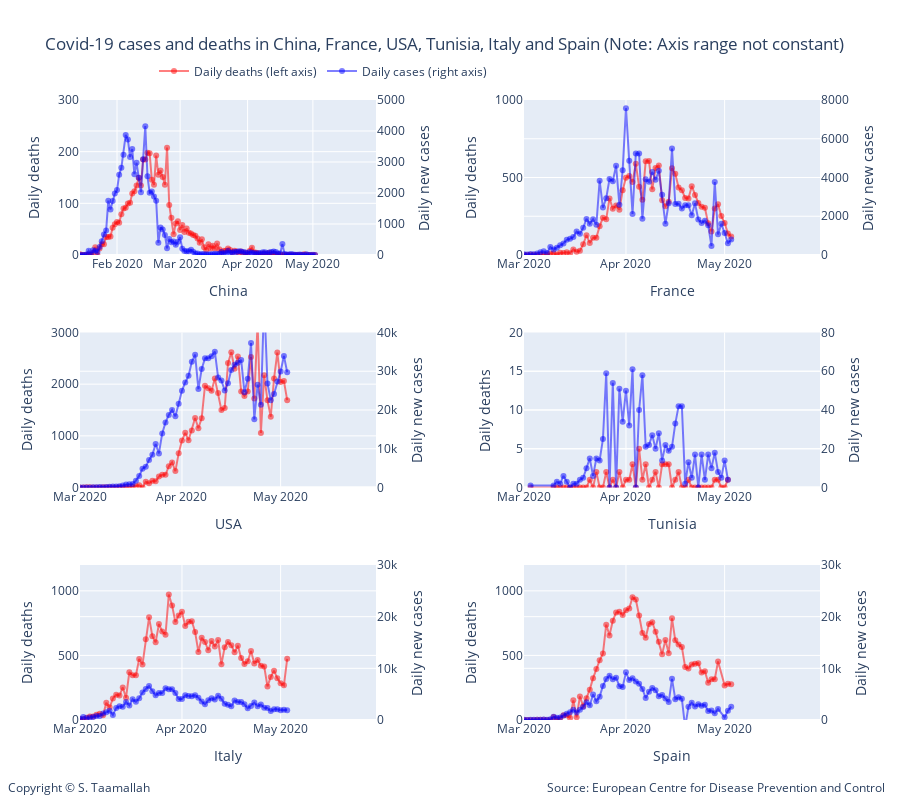

The cell this chart's notebook holds for it:
### Markdown cell above
<a id="four"></a>
# 4 - Cases and deaths in China, France, USA, Tunisia, Italy and Spain

### Code cell
#plotting number of cases and number of deaths for different countries
# all charts using same scale for ease of comparison
# number of death are on the left y-axis. 

# Add traces
trace1 = go.Scatter(
        x=df_china.index, 
        y=df_china['deaths'],
        mode='lines+markers',
        name='Daily deaths (left axis)',
        line_color='rgba(256, 0, 0, .5)',
)
trace2 = go.Scatter(
        x=df_china.index, 
        y=df_china['cases'],
        mode='lines+markers',
        name='Daily cases (right axis)',
        line_color='rgba(0, 0, 256, .5)',
        yaxis='y2'
)
trace3 = go.Scatter(
        x=df_france.index, 
        y=df_france['deaths'],
        mode='lines+markers',
        name='Daily deaths',
        showlegend=False,
        line_color='rgba(256, 0, 0, .5)',
        xaxis='x2',
        yaxis='y3'
)
trace4 = go.Scatter(
        x=df_france.index, 
        y=df_france['cases'],
        mode='lines+markers',
        name='Daily cases',
        line_color='rgba(0, 0, 256, .5)',
        xaxis='x2',
        yaxis='y4',
        showlegend=False,
)
trace5 = go.Scatter(
        x=df_usa.index, 
        y=df_usa['deaths'],
        mode='lines+markers',
        name='Daily deaths',
        line_color='rgba(256, 0, 0, .5)',
        xaxis='x3',
        yaxis='y5',
        showlegend=False,
)
trace6 = go.Scatter(
        x=df_usa.index, 
        y=df_usa['cases'],
        mode='lines+markers',
        name='Daily cases',
        line_color='rgba(0, 0, 256, .5)',
        xaxis='x3',
        yaxis='y6',
        showlegend=False,
)
trace7 = go.Scatter(
        x=df_tunisia.index, 
        y=df_tunisia['deaths'],
        mode='lines+markers',
        name='Daily deaths',
        line_color='rgba(256, 0, 0, .5)',
        xaxis='x4',
        yaxis='y7',
        showlegend=False,
)
trace8 = go.Scatter(
        x=df_tunisia.index, 
        y=df_tunisia['cases'],
        mode='lines+markers',
        name='Daily cases',
        line_color='rgba(0, 0, 256, .5)',
        xaxis='x4',
        yaxis='y8',
        showlegend=False,
)


trace9 = go.Scatter(
        x=df_italy.index, 
        y=df_italy['deaths'],
        mode='lines+markers',
        name='Daily deaths',
        line_color='rgba(256, 0, 0, .5)',
        xaxis='x5',
        yaxis='y9',
        showlegend=False,
)

trace10 = go.Scatter(
        x=df_italy.index, 
        y=df_italy['cases'],
        mode='lines+markers',
        name='Daily cases',
        line_color='rgba(0, 0, 256, .5)',
        xaxis='x5',
        yaxis='y10',
        showlegend=False,
)

trace11 = go.Scatter(
        x=df_spain.index, 
        y=df_spain['deaths'],
        mode='lines+markers',
        name='Daily deaths',
        line_color='rgba(256, 0, 0, .5)',
        xaxis='x6',
        yaxis='y11',
        showlegend=False,
)
trace12 = go.Scatter(
        x=df_spain.index, 
        y=df_spain['cases'],
        mode='lines+markers',
        name='Daily cases',
        line_color='rgba(0, 0, 256, .5)',
        xaxis='x6',
        yaxis='y12',
        showlegend=False,
)

data = [trace1, trace2, trace3, trace4, trace5, trace6, trace7, trace8, trace9, trace10, trace11, trace12]

layout = go.Layout(
    title='Covid-19 cases and deaths in China, France, USA, Tunisia, Italy and Spain (Note: Axis range not constant)',
    legend=dict(x=.1, y=1.07, orientation="h"), 
    width=900,
    height=800,
    
    annotations=[
        dict(
            x=1.09,
            y=-0.125,
            showarrow=False,
            text='Source: European Centre for Disease Prevention and Control',
            xref='paper',
            yref='paper'
        ),
        
        dict(
            x=-0.1,
            y=-0.125,
            showarrow=False,
            text='Copyright © S. Taamallah ',
            xref='paper',
            yref='paper'
        )
    ],
    
    # Top left
    xaxis=dict(
        title='China',
        domain=[0, 0.4],
        range=['2020-01-15', '2020-05-30'],
    ),
    yaxis=dict(
        title='Daily deaths',
        #type='log',
        range=[0,300],
        domain=[0.75, 1],
        anchor='x'
    ),
    yaxis2=dict(
        title = 'Daily new cases',
        #type='log',
        range=[0,5000],
        overlaying='y',
        side='right'
    ),
    

    # Top right
    xaxis2=dict(
        title='France',
        range=['2020-03-01', '2020-05-30'],
        domain=[0.6, 1.0],
        anchor='y3'
    ),
    yaxis3=dict(
        #type='log',
        title = 'Daily deaths',
        domain=[0.75, 1],
        anchor='x2',
        range=[0,1000],

    ),
    yaxis4=dict(
        title = 'Daily new cases',
        domain=[0.6, 1.0],
        overlaying='y3',
        range=[0,8000],
        side='right',
        anchor='x2'
    ),

    # middle left
    xaxis3=dict(
        title='USA',
        range=['2020-03-01', '2020-05-30'],
        domain=[0, 0.4],
        anchor='y5'
    ),
    yaxis5=dict(
        #type='log',
        title = 'Daily deaths',
        domain=[0.375, 0.625],
        range=[0,3000],
        anchor='x3'
    ),
    yaxis6=dict(
        title = 'Daily new cases',
        domain=[0.375, 0.625],
        overlaying='y5',
        range=[0,40000],
        side='right',
        anchor='x3'
    ),

    # middle right
    xaxis4=dict(
        title='Tunisia',
        range=['2020-03-01', '2020-05-30'],
        domain=[0.6, 1.0],
        anchor='y7'
    ),
    yaxis7=dict(
        #type='log',
        title = 'Daily deaths',
        domain=[0.375, 0.625],
        range=[0,20],
        anchor='x4'
    ),
    yaxis8=dict(
        title = 'Daily new cases',
        domain=[0.375, 0.625],
        overlaying='y7',
        range=[0,80],
        side='right',
        anchor='x4'
    ),
    
    # Bottom left
    xaxis5=dict(
        title='Italy',
        range=['2020-03-01', '2020-05-30'],
        domain=[0, 0.4],
        anchor='y9'
    ),
    yaxis9=dict(
        #type='log',
        title = 'Daily deaths',
        domain=[0, 0.25],
        range=[0,1200],
        anchor='x5'
    ),
    yaxis10=dict(
        title = 'Daily new cases',
        domain=[0, 0.25],
        overlaying='y9',
        range=[0,30000],
        side='right',
        anchor='x5'
    ),
    
    # Bottom bottom right
    xaxis6=dict(
        title='Spain',
        range=['2020-03-01', '2020-05-30'],
        domain=[0.6, 1.0],
        anchor='y11'
    ),
    yaxis11=dict(
        #type='log',
        title = 'Daily deaths',
        domain=[0, 0.25],
        range=[0,1200],
        anchor='x6'
    ),
    yaxis12=dict(
        title = 'Daily new cases',
        domain=[0, 0.25],
        overlaying='y11',
        range=[0,30000],
        side='right',
        anchor='x6'
    )
    
)

    
fig = go.Figure(data=data, layout=layout)


fig.show()


#py.plot(data, filename = 'basic-line', auto_open=True)
#py.plot(data, filename='privacy-public', sharing='public')

from plotly.offline import plot
plot(fig, filename="STaamallah_covid19_analysis_chart_4_20200426.html", auto_open = False)

#from IPython.display import HTML, display
#display(HTML('STaamallah_covid19_analysis_chart_4_20200403.html'), metadata=dict(isolated=False))
